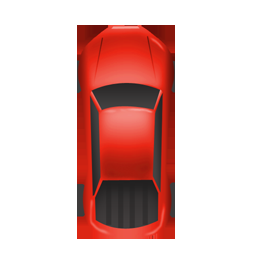
#> input picture Audi.png, 256 x 256 px, given in place of the camera
$ python motionDetector.py
#> lines starting #> are read from the running program, lines starting #| are printed output that depends on the picture
import pandas as panda
import cv2
import time
from datetime import datetime

initialState = None
motionTrackList = [None, None]
motionTime = []
dataFrame = panda.DataFrame(columns = ["Initial", "Final"])
video = cv2.VideoCapture(0)
while True:
    check, cur_frame = video.read()
#> cur_frame is the input picture: shape (256, 256, 3); mean B, G, R 186.1, 189.3, 225.2
    var_motion = 0
    gray_image = cv2.cvtColor(cur_frame, cv2.COLOR_BGR2GRAY)
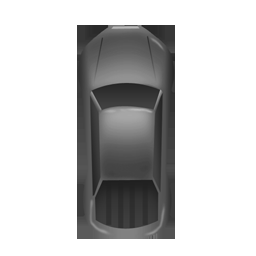
#> gray_image: shape (256, 256); min 27, max 255, mean 199.7
    gray_frame = cv2.GaussianBlur(gray_image, (21, 21), 0)
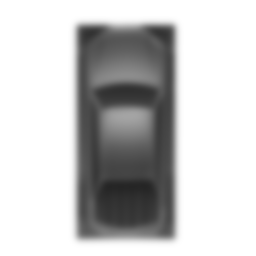
#> gray_frame: shape (256, 256); min 37, max 255, mean 199.7
    if initialState is None:
        initialState = gray_frame

        continue
    differ_frame = cv2.absdiff(initialState, gray_frame)
    thresh_frame = cv2.threshold(differ_frame, 30, 255, cv2.THRESH_BINARY)[1]
    thresh_frame = cv2.dilate(thresh_frame, None, iterations=2)
    cont, _ = cv2.findContours(thresh_frame.copy(),cv2.RETR_EXTERNAL, cv2.CHAIN_APPROX_SIMPLE)
    for cur in cont:
        if cv2.contourArea(cur) < 10000:
            continue
        var_motion = 1
        (cur_x, cur_y, cur_w, cur_h) = cv2.boundingRect(cur)
        cv2.rectangle(cur_frame, (cur_x, cur_y), (cur_x + cur_w, cur_y + cur_h), (0, 255, 0), 3)
    motionTrackList.append(var_motion)
    motionTrackList = motionTrackList[-2:]
    if motionTrackList[-1] == 1 and motionTrackList[-2] == 0:
        motionTime.append(datetime.now())
    if motionTrackList[-1] == 0 and motionTrackList[-2] == 1:
        motionTime.append(datetime.now())
    cv2.imshow("The image captured in the Gray Frame is shown below: ", gray_frame)
    cv2.imshow("Difference between the  inital static frame and the current frame: ", differ_frame)
    cv2.imshow("Threshold Frame created from the PC or Laptop Webcam is: ", thresh_frame)
    cv2.imshow("From the PC or Laptop webcam, this is one example of the Colour Frame:", cur_frame)
    wait_key = cv2.waitKey(1)
    if wait_key == ord('m'):
        if var_motion == 1:
            motionTime.append(datetime.now())
        break
for a in range(0, len(motionTime), 2):
   dataFrame = dataFrame.append({"Initial" : time[a], "Final" : motionTime[a + 1]}, ignore_index = True)
video.release()
cv2.destroyAllWindows()
